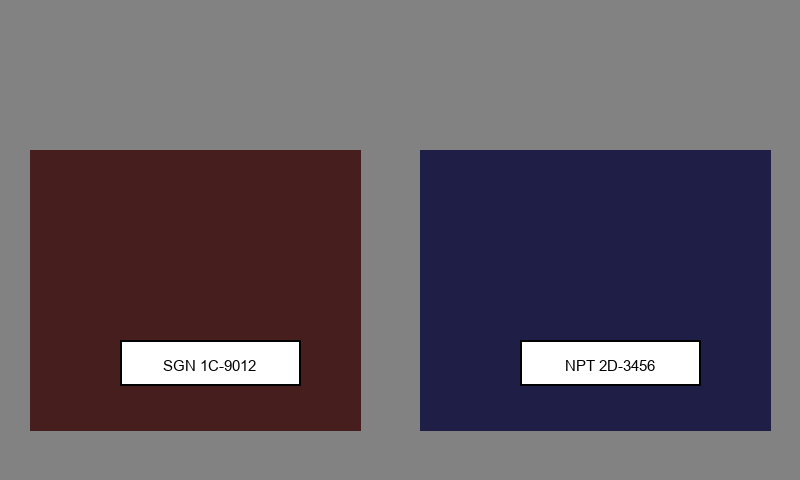
#> input picture sample-data/evaluation/synthetic_multi_plate.png, 800 x 480 px
$ python -i benchmark_detector.py   (imports and definitions only)
#> lines starting #> are read from the running program, lines starting #| are printed output that depends on the picture; after the words box and inside, x2 and y2 are one past the last pixel; in counts of white or black regions, pixels touching at a corner belong together
"""Benchmark Day 4 detector candidates against generated fixtures.

This is a research harness, not the Day 5 backend detector integration.
"""

from __future__ import annotations

import argparse
import ctypes
import hashlib
import json
import platform
import sys
import time
from dataclasses import asdict, dataclass
from pathlib import Path
from typing import Any

import cv2
import numpy as np
import onnxruntime as ort

BACKEND_DIR = Path(__file__).resolve().parent.parent / "backend"
if str(BACKEND_DIR) not in sys.path:
    sys.path.insert(0, str(BACKEND_DIR))

from app.services.detection_contract import (  # noqa: E402
    PlateDetection,
    validate_detection_bounds,
)
from app.services.yolo_detection import (  # noqa: E402
    decode_yolo_output,
    letterbox_image,
)

CONTRACT_VERSION = 1
IOU_THRESHOLD = 0.5
MODEL_SHA256 = "a599289e5c25ab693fd7c6a152093f95fc34aef9b59b2c798127173e6e7ba2d9"
MODEL_SIZE_BYTES = 12_265_233
ONNX_INPUT_SIZE = 640
CONFIDENCE_THRESHOLD = 0.25
NMS_IOU_THRESHOLD = 0.45


class BenchmarkError(RuntimeError):
    """A configuration, fixture, detector, or output failure."""


@dataclass
class DetectionResult:
    """Raw result for one fixture."""

    file: str
    backend: str
    expected_detections: int
    detections: list[PlateDetection]
    latency_ms: float
    best_iou_by_ground_truth: list[float]
    valid: bool
    error: str | None = None


# [36 lines left out: function current_process_rss_mb, not called in this run]


class OnnxPlateDetector:
    """Day 4 research adapter for the exact selected ONNX artifact."""

    # [91 lines left out: functions __init__, metadata, not called in this run]

    @staticmethod
    def _letterbox(image: np.ndarray) -> tuple[np.ndarray, float, int, int]:
        return letterbox_image(image)

    # [25 lines left out: function detect, not called in this run]


def detect_contour(image_path: Path) -> list[PlateDetection]:
    """Return heuristic plate candidates using OpenCV contour operations."""

    image = cv2.imread(str(image_path))
#> image is the input picture: shape (480, 800, 3); mean B, G, R 97.7, 88.3, 97.1
    if image is None:
        raise BenchmarkError(f"OpenCV could not decode image: {image_path}")

    gray = cv2.cvtColor(image, cv2.COLOR_BGR2GRAY)
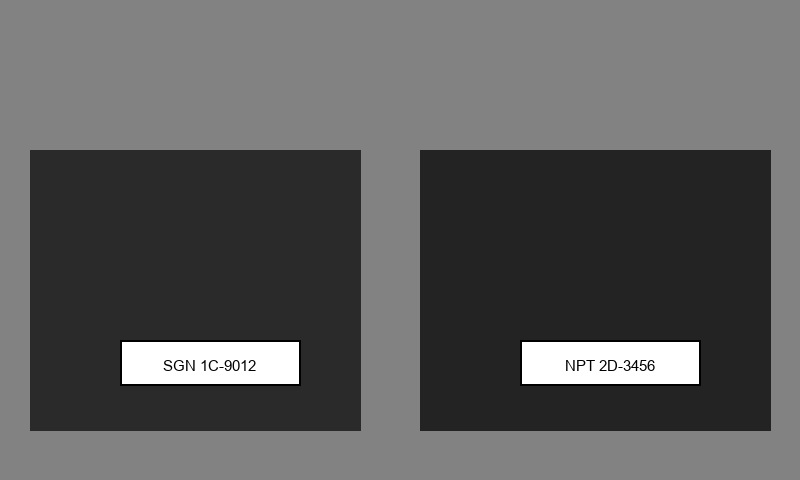
#> gray: shape (480, 800); min 0, max 255, mean 92.1
    blurred = cv2.GaussianBlur(gray, (5, 5), 0)
    edges = cv2.Canny(blurred, 100, 200)
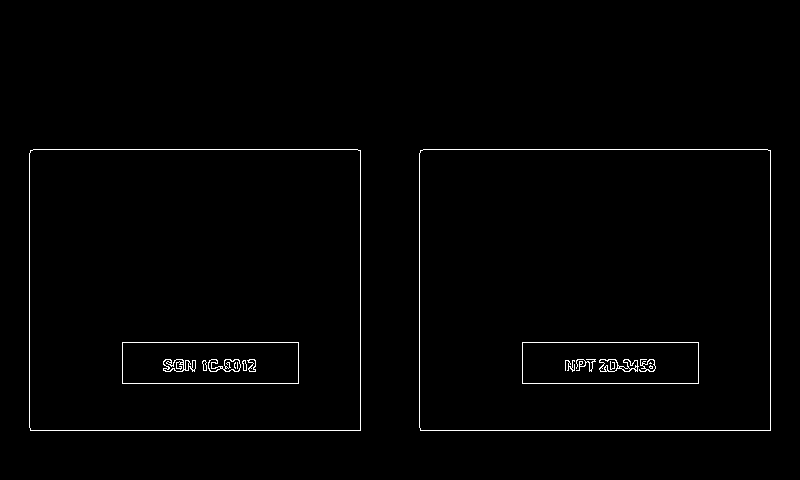
#> edges: shape (480, 800); 1.1% white in thin lines or dots, all inside (x1, y1, x2, y2) = (29, 149, 771, 431)
    kernel = cv2.getStructuringElement(cv2.MORPH_RECT, (17, 3))
    closed = cv2.morphologyEx(edges, cv2.MORPH_CLOSE, kernel, iterations=2)
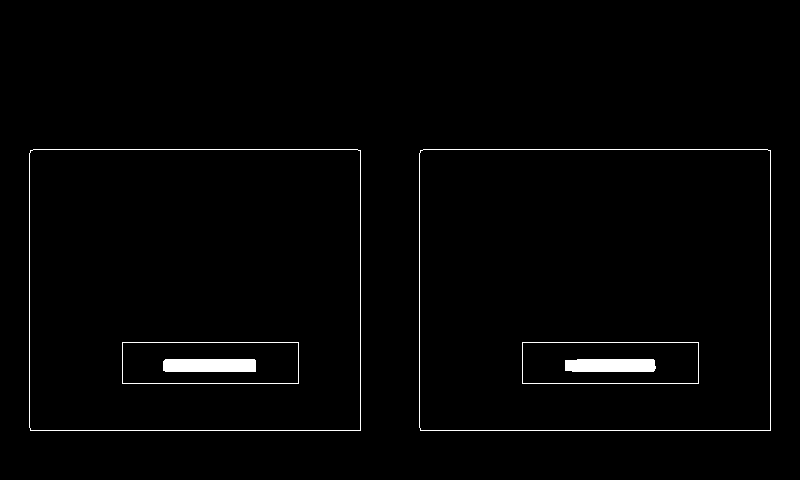
#> closed: shape (480, 800); 1.5% white; 6 white regions
    contours, _ = cv2.findContours(closed, cv2.RETR_EXTERNAL, cv2.CHAIN_APPROX_SIMPLE)
#> contours = 2 contours; box (x1, y1, x2, y2) and area: (419, 149, 771, 431) 98620, (29, 149, 361, 431) 93000

    image_height, image_width = image.shape[:2]
#> image_height = 480; image_width = 800
    detections: list[PlateDetection] = []
    for contour in contours:
        x, y, width, height = cv2.boundingRect(contour)
        aspect_ratio = width / height if height else 0.0
        area_ratio = (width * height) / (image_width * image_height)
        if 2.0 <= aspect_ratio <= 6.0 and 0.005 <= area_ratio <= 0.15:
            heuristic_confidence = max(0.0, 1.0 - abs(aspect_ratio - 4.0) / 3.0)
            detection = PlateDetection(
                bbox=(x, y, x + width, y + height),
                confidence=float(round(heuristic_confidence, 3)),
                label="plate_candidate",
            )
            validate_detection_bounds(detection, image_width, image_height)
            detections.append(detection)
#> this loop made 2 passes
#> (x, y, width, height, aspect_ratio, area_ratio) on passes 1 to 2: (419, 149, 352, 282, 1.25, 0.259), (29, 149, 332, 282, 1.18, 0.244)
#> after the loop, detections = []

    detections.sort(key=lambda detection: detection.confidence, reverse=True)
    return detections


# [297 lines left out: functions iou, _require_int, load_ground_truth, run_benchmark, write_results, build_parser and 1 more, not called in this run]


# [2 lines not run here, left out]

>>> result = detect_contour('../sample-data/evaluation/synthetic_multi_plate.png')
#> result = []

$ run again, on sample-data/evaluation/synthetic_plate_white.png
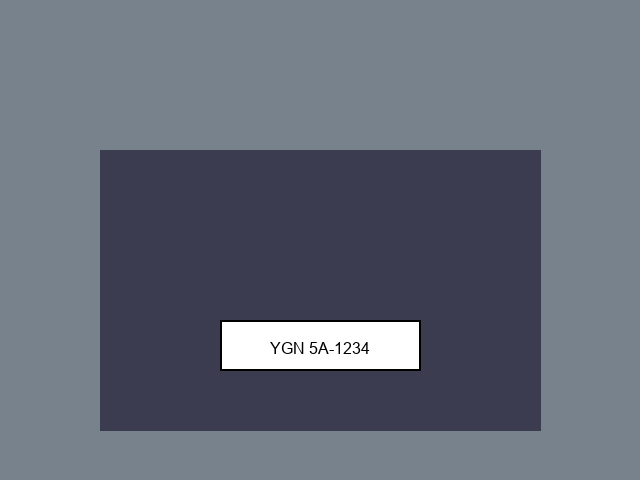
#> input picture sample-data/evaluation/synthetic_plate_white.png, 640 x 480 px
#> in detect_contour, image is the input picture: shape (480, 640, 3); mean B, G, R 120.6, 107.2, 101.2
#> in detect_contour, `edges = cv2.Canny(blurred, 100, 200)`:
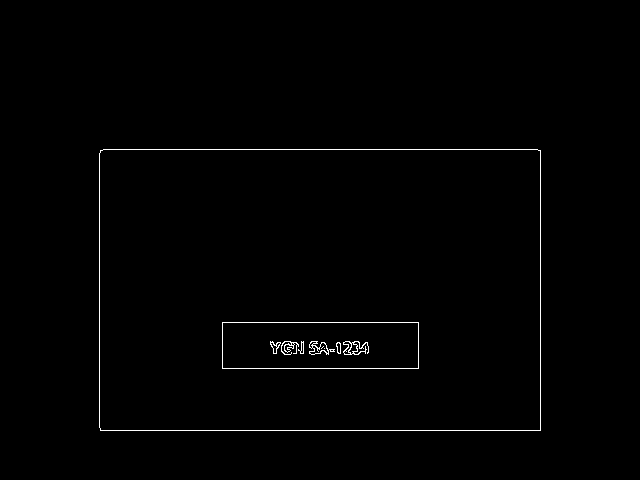
#> edges: shape (480, 640); 0.78% white in thin lines or dots, all inside (x1, y1, x2, y2) = (99, 149, 541, 431)
#> in detect_contour, `closed = cv2.morphologyEx(edges, cv2.MORPH_CLOSE, kernel, iterations=2)`:
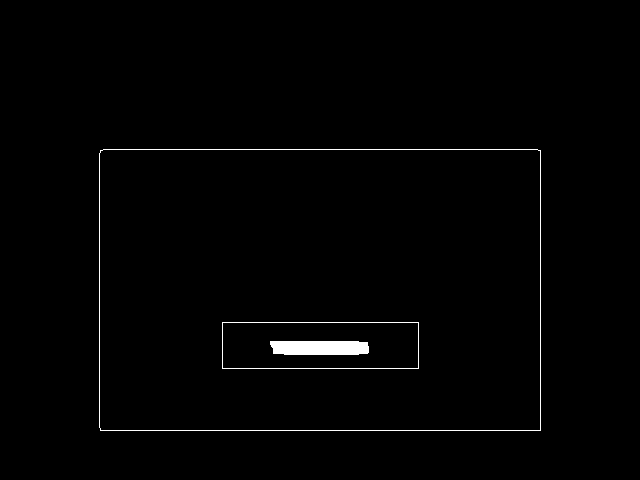
#> closed: shape (480, 640); 1.1% white; 3 white regions
#> contours = 1 contour; box (x1, y1, x2, y2) and area: (99, 149, 541, 431) 123910
#> the loop in detect_contour, `for contour in contours:` made 1 pass
#> (x, y, width, height, aspect_ratio, area_ratio) on pass 1: (99, 149, 442, 282, 1.57, 0.406)
#> after the loop in detect_contour, `for contour in contours:`: detections = []
